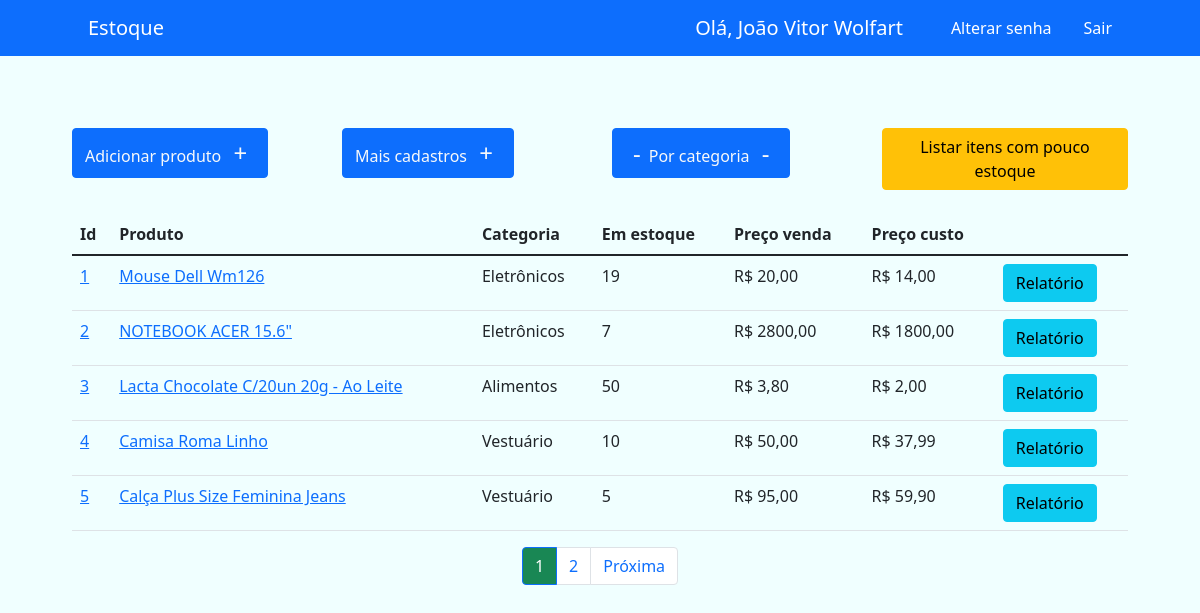
The app's page /home/ (signed in) with its own data.
### produtos/models.py (models this page shows, shortened)
class Produto(models.Model):
    produto = models.CharField(max_length=200)
    categoria = models.ForeignKey(Categoria, on_delete=models.DO_NOTHING)
    medida = models.ForeignKey(Medidas, on_delete=models.DO_NOTHING, blank=True, null=True)
    data_ultima_compra = models.DateField(blank=True, null=True)
    preco_ultima_compra = models.DecimalField(max_digits=7, decimal_places=2, blank=True, null=True)
    preco_venda = models.DecimalField(max_digits=7, decimal_places=2, blank=True, null=True)
    data_ultima_venda = models.DateField(blank=True, null=True)
    estoque = models.IntegerField(default=0)
    informacoes = models.TextField(blank=True, null=True)
    foto = models.ImageField(blank=True, upload_to='fotos')
    usuario = models.ForeignKey(User, on_delete=models.CASCADE, blank=True, null=True)
    ativo = models.BooleanField(default=True)

class Categoria(models.Model):
    categoria = models.CharField(max_length=100)
    def __str__(self):
        return self.categoria

### produtos/views.py (the view)
# urls.py: path('home/', views.index, name='home'),
@login_required(login_url='login')
def index(request):
    produtos = Produto.objects.all().filter(
        ativo=True
    )
    paginator = Paginator(produtos, 5)
    page = request.GET.get('p')
    produtos = paginator.get_page(page)
    return render(request, 'paginas/index.html', {'produtos':produtos})

### produtos/templates/paginas/index.html (shortened to what this page needs)
{% extends 'base.html'%}
{% load static%}
{%block 'conteudo'%}
    <div class="row">
      <div class="col-3">
        <a href="{% url 'adicionar_produto'%}" class="btn btn-primary text-light my-4">Adicionar produto  <span class="fs-4 px-2">+</span></a>
      </div>
      <div class="col-3">
        <a href="{% url 'cadastros'%}" class="btn btn-primary text-light my-4">Mais cadastros  <span class="fs-4 px-2">+</span></a>
      </div>
      <div class="col-3">
        <a href="{% url 'por_categoria'%}" class="btn btn-primary text-light my-4"><span class="fs-4 px-2">-</span></span>Por categoria <span class="fs-4 px-2">-</span></span></a>
      </div>
      <div class="col-3">
        <a href="{% url 'pouco_estoque' 0%}" class="btn btn-warning my-4">Listar itens com pouco estoque</a>
      </div>
    </div>
    <table class="table">
        <thead>
          <tr>
            <th scope="col">Id</th>
            <th scope="col">Produto</th>
            <th scope="col">Categoria</th>
            <th scope="col">Em estoque</th>
            <th scope="col">Preço venda</th>
            <th scope="col">Preço custo</th>
          </tr>
        </thead>
        <tbody>
          {% for p in produtos%}
          <tr>
              <td><a href="{% url 'detalhes' p.id %}">{{p.id}}</a></td>
              <td><a href="{% url 'detalhes' p.id %}">{{p.produto}}</a></td>
              <td>{{p.categoria}}</td>
              <td>{{p.estoque}}</td>
              <td>R$ {{p.preco_venda}}</td>
              {%if p.preco_ultima_compra%}
              <td>R$ {{p.preco_ultima_compra}}</td>
              {% else %}
              <td>Nenhuma compra realizada</td>
              {% endif %}
              <td><a href="{% url 'relatorio' p.id %}" class="btn btn-info">Relatório</a></td>
          </tr>
          {%endfor%}
        </tbody>
      </table>
      <nav aria-label="Page navigation example">
        <ul class="pagination justify-content-center">
          {%for pagina in produtos.paginator.page_range%}
          {%if produtos.number == pagina%}
            <li class="page-item active"><a class="page-link bg-success" href="?p={{pagina}}">{{pagina}}</a></li>
          {% else %}
            <li class="page-item"><a class="page-link" href="?p={{pagina}}">{{pagina}}</a></li>
          {%endif%}
          {%endfor%}
          {%if produtos.has_next%}
          <li class="page-item">
            <a class="page-link" href="?p={{produtos.next_page_number}}">Próxima</a>
          </li>
          {%endif%}
        </ul>
      </nav>
{%endblock%}

### templates/base.html (shortened to what this page needs)
{% load static%}
<!doctype html>
<html lang="pt-br">
  <head>
    <link href="https://cdn.jsdelivr.net/npm/bootstrap@5.1.3/dist/css/bootstrap.min.css" rel="stylesheet">
    <link rel="stylesheet" href="{% static 'css/blog.css' %}">
  </head>
  <body>
    <nav class="navbar navbar-light bg-primary">
        <div class="container">
          <a href="{% url 'home'%}" class="navbar-brand nav-link text-white text-center">Estoque</span>
          <div class="d-flex">
          <span>Olá, {{user.first_name}} {{user.last_name}}</span>
          <a class="nav-link text-white" href="{% url 'alterar_senha' %}">Alterar senha</a>
          <a class="nav-link text-white" href="{% url 'logout' %}">Sair</a>
          </div>
        </div>
      </nav>
      <div class="container mt-5 mb-3">
      {% block 'conteudo' %}
      {% endblock %}
    </div>
  </body>
</html>

### templates/static/css/blog.css (style rules this page uses)
* { margin: 0; padding: 0; }
body { background-color: azure; }
.container { width: 90%; margin: 0 auto; }
a { cursor: pointer; }

### records on screen
Produto: id "1", produto "Mouse Dell Wm126", categoria "Eletrônicos", estoque "19", preco_venda "20,00", preco_ultima_compra "14,00"
Produto: id "2", produto "NOTEBOOK ACER 15.6\"", categoria "Eletrônicos", estoque "7", preco_venda "2800,00", preco_ultima_compra "1800,00"
Produto: id "3", produto "Lacta Chocolate C/20un 20g - Ao Leite", categoria "Alimentos", estoque "50", preco_venda "3,80", preco_ultima_compra "2,00"
Produto: id "4", produto "Camisa Roma Linho", categoria "Vestuário", estoque "10", preco_venda "50,00", preco_ultima_compra "37,99"
Produto: id "5", produto "Calça Plus Size Feminina Jeans", categoria "Vestuário", estoque "5", preco_venda "95,00", preco_ultima_compra "59,90"

### other values on screen
{{ user.first_name }} "João Vitor"
{{ user.last_name }} "Wolfart"
{{ pagina }} "1"
{{ pagina }} "2"
